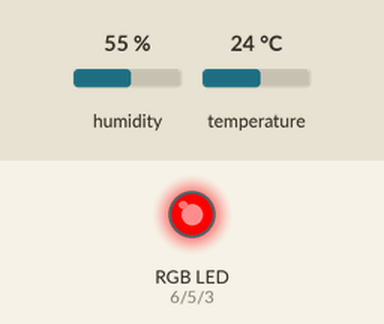
Bench run of a sketch on a simulated Arduino Uno, built with avr-gcc and run on an emulated ATmega328P. On the bench: an RGB LED mixed from three pins (HIGH = lit). The test bench sets the inputs (shaded band); at power-on: temperature 24 °C, humidity 55 %. What the sketch prints to the serial monitor is not drawn.

Above: at 0.07 s.
At 2.8 s:
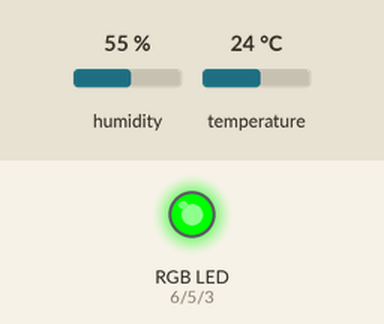
2.9 s: temperature set to 12 °C
At 5.2 s:
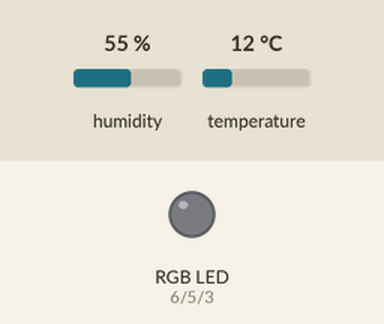
Timing chart, 0 to 6.7 s (numbered marks = the images above; inputs shaded):
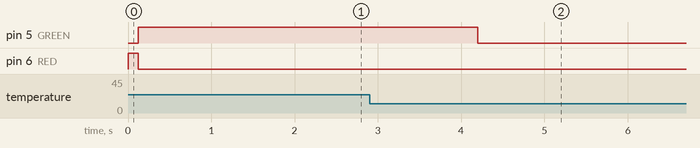

The sketch:

RGB_LED_ANSHUL.ino
```cpp
#define BLUE 3
#define GREEN 5
#define RED 6

#include <DHT.h>

#define DHTPIN 2
#define DHTTYPE DHT11


DHT dht(DHTPIN, DHTTYPE);


void setup() {
  // put your setup code here, to run once:
  pinMode(RED, OUTPUT);
  pinMode(GREEN, OUTPUT);
  pinMode(BLUE, OUTPUT);
  digitalWrite(RED, HIGH);
  digitalWrite(GREEN, LOW);
  digitalWrite(BLUE, LOW);

  Serial.begin(9600);
  dht.begin();
}

// Define variables
int redValue;
int greenValue;
int blueValue;


// Function to calculate the blue value.
int redLED(double temp)
{
    double y;
    y = -(temp - 23) + 1;

    if (y > 1 || y < 0){
      return 0;
    } else {

      return round( 255 * y );
    }
}


// Function to calculate the red value.
int blueLED(double temp)
{
    double y;
    y = (temp - 23) - 1;

    if (y > 1 || y < 0){
      return 0;
    } else {

      return round( 255 * y );
    }
}

// Function to calculate the green value.
int greenLED(double temp)
{
    double y;
    y = -2 * abs(temp - 24) + 1;

    if (y > 1 || y < 0){
      return 0;
    } else {

      return round( 255 * y );
    }
}


void loop() {


  float humi = dht.readHumidity();

  float tempC = dht.readTemperature();

  float tempF = dht.readTemperature(true);


  Serial.print("Temperature: ");
  Serial.print(tempC);
  Serial.print("*C ~ ");

  #define delayTime 100
  delay(delayTime);

  analogWrite( BLUE, blueLED( tempC ) );
  analogWrite( GREEN, greenLED( tempC ) );
  analogWrite( RED, redLED( tempC ) );


  /*
  #define delayTime 10 // fading time between colors

  redValue = 255;
  greenValue = 0;
  blueValue = 0;

  for(int i = 0; i < 255; i +=1){
    redValue -= 1;
    greenValue += 1;

    analogWrite(RED, redValue);
    analogWrite(GREEN, greenValue);
    delay(delayTime);

    }

  redValue = 0;
  greenValue = 255;
  blueValue = 0;

  for(int i = 0; i < 255; i += 1) // fades out green bring blue full when i=255
  {
    greenValue -= 1;
    blueValue += 1;
    // The following was reversed, counting in the wrong directions
    // analogWrite(GREEN, 255 - greenValue);
    // analogWrite(BLUE, 255 - blueValue);
    analogWrite(GREEN, greenValue);
    analogWrite(BLUE, blueValue);
    delay(delayTime);
  }

  redValue = 0;
  greenValue = 255;
  blueValue = 0;

  for(int i = 0; i < 255; i += 1){
    blueValue -= 1;
    redValue += 1;

    analogWrite(BLUE, blueValue);
    analogWrite(RED, redValue);
    delay(delayTime);

    }
  */


}
```

Measured:
- after the input at 2.9 s, pin 5 (GREEN): HIGH → LOW after 1.3 s
